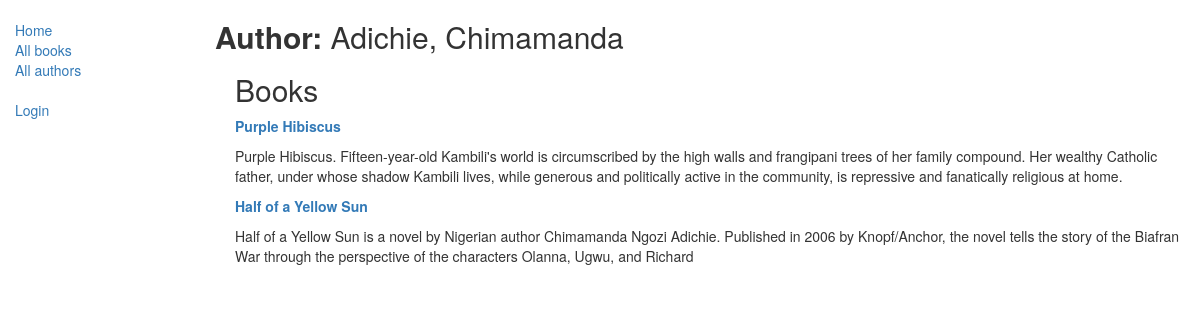
The page /catalog/authors/3 on the database as committed earlier.
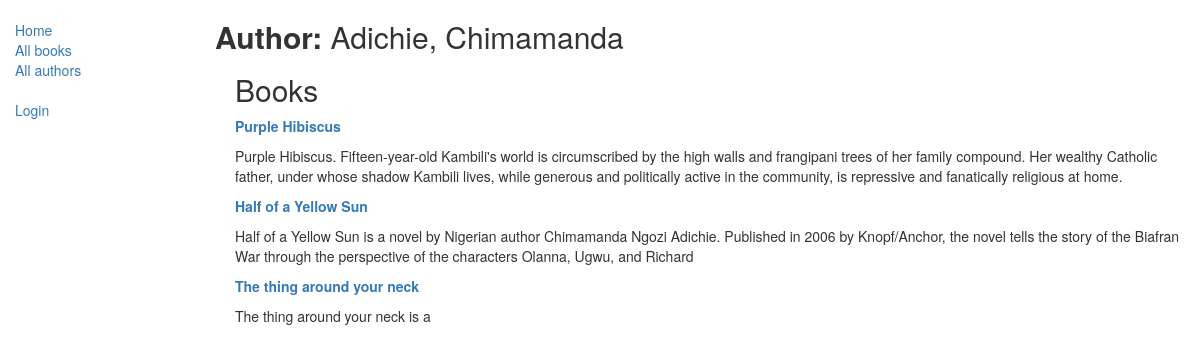
The same page on the database as committed later.
### catalog/models.py (models this page shows, shortened)
class Book(models.Model):
    title = models.CharField(max_length=200)
    author = models.ForeignKey('Author', on_delete=models.SET_NULL, null=True)
    summary = models.TextField(max_length=1000, help_text='Enter a brief description of the book')
    isbn = models.CharField('ISBN',max_length=13, help_text='13 Character <a href="https://www.isbn-international.org/content/what-isbn">ISBN number</a>')
    genre = models.ManyToManyField(Genre, help_text='Select a genre for this book')
    language = models.ForeignKey('Language', on_delete=models.SET_NULL, null=True)
    def __str__(self):
        return self.title
    def display_genre(self):
        """
        Creates a string for the Genre. This is required to display genre in Admin.
        """
        return ', '.join([ genre.name for genre in self.genre.all()[:3] ])
    display_genre.short_description = 'Genre'

### catalog/views.py (the view)
# urls.py: path('authors/<int:pk>', views.author_detail_view , name = 'author-detail'),
def author_detail_view(request , pk):
     author_id = Author.objects.get(pk= pk)
     books_by_author = Book.objects.filter(author = author_id)
     return render(
         request,
         'catalog/author_detail.html',
         context ={'author': author_id, 'books_by_author':books_by_author,}
     )

### catalog/models.py (called while the page is built)
    def __str__(self):
        return '{0}, {1}'.format(self.last_name,self.first_name)

### catalog/templates/catalog/author_detail.html (shortened to what this page needs)
{% extends "catalog/base_generic.html" %}
{% block content %}
    <h2><strong>Author: </strong>{{author}}</h2>
    <div  style ="margin-left: 20px; margin-top:20px;">
        <h2>Books</h2>
        {% for copy in books_by_author %}
            <p><strong><a href ="{%url 'book-detail' copy.id%}">{{copy}}</strong></a></p>
            <p>{{copy.summary}}</p>
        {% endfor %}
    </div>
{% endblock %}

Rows that differ between the two databases and show on the page:
added Book: title "The thing around your neck", summary "The thing around your neck is a"
